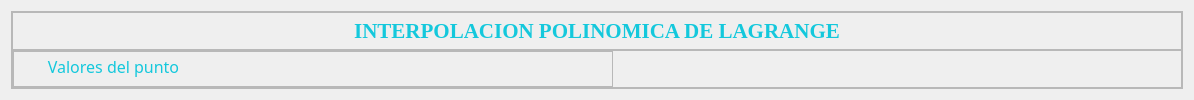
            <widget class="QWidget" name="page_lagrange">
             <layout class="QVBoxLayout" name="verticalLayout_18">
              <item>
               <widget class="QFrame" name="frame_35">
                <property name="frameShape">
                 <enum>QFrame::StyledPanel</enum>
                </property>
                <property name="frameShadow">
                 <enum>QFrame::Raised</enum>
                </property>
                <layout class="QVBoxLayout" name="verticalLayout_19">
                 <property name="spacing">
                  <number>0</number>
                 </property>
                 <property name="leftMargin">
                  <number>0</number>
                 </property>
                 <property name="topMargin">
                  <number>0</number>
                 </property>
                 <property name="rightMargin">
                  <number>0</number>
                 </property>
                 <property name="bottomMargin">
                  <number>0</number>
                 </property>
                 <item>
                  <widget class="QFrame" name="frame_36">
                   <property name="maximumSize">
                    <size>
                     <width>16777215</width>
                     <height>40</height>
                    </size>
                   </property>
                   <property name="frameShape">
                    <enum>QFrame::StyledPanel</enum>
                   </property>
                   <property name="frameShadow">
                    <enum>QFrame::Raised</enum>
                   </property>
                   <layout class="QHBoxLayout" name="horizontalLayout_20">
                    <property name="spacing">
                     <number>0</number>
                    </property>
                    <property name="leftMargin">
                     <number>0</number>
                    </property>
                    <property name="topMargin">
                     <number>0</number>
                    </property>
                    <property name="rightMargin">
                     <number>0</number>
                    </property>
                    <property name="bottomMargin">
                     <number>0</number>
                    </property>
                    <item>
                     <spacer name="horizontalSpacer_36">
                      <property name="orientation">
                       <enum>Qt::Horizontal</enum>
                      </property>
                      <property name="sizeHint" stdset="0">
                       <size>
                        <width>46</width>
                        <height>20</height>
                       </size>
                      </property>
                     </spacer>
                    </item>
                    <item>
                     <widget class="QLabel" name="labelTema_18">
                      <property name="font">
                       <font>
                        <family>Times New Roman</family>
                        <pointsize>16</pointsize>
                        <weight>75</weight>
                        <italic>false</italic>
                        <bold>true</bold>
                       </font>
                      </property>
                      <property name="styleSheet">
                       <string notr="true">color: rgb(20, 200, 220);</string>
                      </property>
                      <property name="text">
                       <string>INTERPOLACION POLINOMICA DE LAGRANGE</string>
                      </property>
                      <property name="alignment">
                       <set>Qt::AlignCenter</set>
                      </property>
                     </widget>
                    </item>
                    <item>
                     <spacer name="horizontalSpacer_37">
                      <property name="orientation">
                       <enum>Qt::Horizontal</enum>
                      </property>
                      <property name="sizeHint" stdset="0">
                       <size>
                        <width>45</width>
                        <height>20</height>
                       </size>
                      </property>
                     </spacer>
                    </item>
                   </layout>
                  </widget>
                 </item>
                 <item>
                  <widget class="QFrame" name="frame_37">
                   <property name="frameShape">
                    <enum>QFrame::StyledPanel</enum>
                   </property>
                   <property name="frameShadow">
                    <enum>QFrame::Raised</enum>
                   </property>
                   <layout class="QHBoxLayout" name="horizontalLayout_21">
                    <property name="spacing">
                     <number>0</number>
                    </property>
                    <property name="leftMargin">
                     <number>0</number>
                    </property>
                    <property name="topMargin">
                     <number>0</number>
                    </property>
                    <property name="rightMargin">
                     <number>0</number>
                    </property>
                    <property name="bottomMargin">
                     <number>0</number>
                    </property>
                    <item>
                     <widget class="QFrame" name="frame_38">
                      <property name="minimumSize">
                       <size>
                        <width>600</width>
                        <height>0</height>
                       </size>
                      </property>
                      <property name="styleSheet">
                       <string notr="true">QPushButton{
background-color:rgb(53, 53, 79);
color: rgb(20, 200, 220);
border-top-left-radius: 20px;
border-bottom-left-radius: 20px;
border-top-right-radius: 20px;
border-bottom-right-radius: 20px;
font: 75 12pt &quot;Arial Black&quot;;
}
QPushButton:hover{
background-color: rgb(20, 200, 220);
color: white;
border-top-left-radius: 20px;
border-bottom-left-radius: 20px;
border-top-right-radius: 20px;
border-bottom-right-radius: 20px;
font: 75 12pt &quot;Arial Black&quot;;
}</string>
                      </property>
                      <property name="frameShape">
                       <enum>QFrame::StyledPanel</enum>
                      </property>
                      <property name="frameShadow">
                       <enum>QFrame::Raised</enum>
                      </property>
                      <widget class="QLabel" name="labelTema_19">
                       <property name="geometry">
                        <rect>
                         <x>20</x>
                         <y>0</y>
                         <width>161</width>
                         <height>30</height>
                        </rect>
                       </property>
                       <property name="font">
                        <font>
                         <family>Arial Black</family>
                         <pointsize>12</pointsize>
                         <weight>9</weight>
                         <italic>false</italic>
                         <bold>false</bold>
                        </font>
                       </property>
                       <property name="styleSheet">
                        <string notr="true">font: 75 12pt &quot;Arial Black&quot;;
color: rgb(20, 200, 220);</string>
                       </property>
                       <property name="text">
                        <string>Valores del punto</string>
                       </property>
                       <property name="alignment">
                        <set>Qt::AlignCenter</set>
                       </property>
                      </widget>
                      <widget class="QLabel" name="labelTema_20">
                       <property name="geometry">
                        <rect>
                         <x>20</x>
                         <y>40</y>
                         <width>91</width>
                         <height>31</height>
                        </rect>
                       </property>
                       <property name="font">
                        <font>
                         <family>Arial Black</family>
                         <pointsize>12</pointsize>
                         <weight>9</weight>
                         <italic>false</italic>
                         <bold>false</bold>
                        </font>
                       </property>
                       <property name="styleSheet">
                        <string notr="true">font: 75 12pt &quot;Arial Black&quot;;
color: rgb(20, 200, 220);</string>
                       </property>
                       <property name="text">
                        <string>Valor X</string>
                       </property>
                       <property name="alignment">
                        <set>Qt::AlignCenter</set>
                       </property>
                      </widget>
                      <widget class="QLabel" name="labelTema_21">
                       <property name="geometry">
                        <rect>
                         <x>30</x>
                         <y>70</y>
                         <width>71</width>
                         <height>31</height>
                        </rect>
                       </property>
                       <property name="font">
                        <font>
                         <family>Arial Black</family>
                         <pointsize>12</pointsize>
                         <weight>9</weight>
                         <italic>false</italic>
                         <bold>false</bold>
                        </font>
                       </property>
                       <property name="styleSheet">
                        <string notr="true">font: 75 12pt &quot;Arial Black&quot;;
color: rgb(20, 200, 220);</string>
                       </property>
                       <property name="text">
                        <string>Valor Y</string>
                       </property>
                       <property name="alignment">
                        <set>Qt::AlignCenter</set>
                       </property>
                      </widget>
                      <widget class="QTextEdit" name="textValorX_3">
                       <property name="geometry">
                        <rect>
                         <x>120</x>
                         <y>40</y>
                         <width>111</width>
                         <height>31</height>
                        </rect>
                       </property>
                       <property name="font">
                        <font>
                         <family>Times New Roman</family>
                         <pointsize>10</pointsize>
                        </font>
                       </property>
                       <property name="styleSheet">
                        <string notr="true">border: 2px solid rgb(53, 53, 79); 
color: rgb(20, 200, 220);
border-top-left-radius: 20px;
border-bottom-left-radius: 20px;
border-top-right-radius: 20px;
border-bottom-right-radius: 20px;</string>
                       </property>
                      </widget>
                      <widget class="QTextEdit" name="textValorY">
                       <property name="geometry">
                        <rect>
                         <x>120</x>
                         <y>70</y>
                         <width>111</width>
                         <height>31</height>
                        </rect>
                       </property>
                       <property name="font">
                        <font>
                         <family>Times New Roman</family>
                         <pointsize>10</pointsize>
                        </font>
                       </property>
                       <property name="focusPolicy">
                        <enum>Qt::StrongFocus</enum>
                       </property>
                       <property name="styleSheet">
                        <string notr="true">border: 2px solid rgb(53, 53, 79); 
color: rgb(20, 200, 220);
border-top-left-radius: 20px;
border-bottom-left-radius: 20px;
border-top-right-radius: 20px;
border-bottom-right-radius: 20px;</string>
                       </property>
                      </widget>
                      <widget class="QPushButton" name="botonAgregar">
                       <property name="geometry">
                        <rect>
                         <x>250</x>
                         <y>50</y>
                         <width>91</width>
                         <height>41</height>
                        </rect>
                       </property>
                       <property name="font">
                        <font>
                         <family>Arial Black</family>
                         <pointsize>12</pointsize>
                         <weight>9</weight>
                         <italic>false</italic>
                         <bold>false</bold>
                        </font>
                       </property>
                       <property name="styleSheet">
                        <string notr="true"/>
                       </property>
                       <property name="text">
                        <string>Agregar</string>
                       </property>
                      </widget>
                      <widget class="QTextEdit" name="textPuntos">
                       <property name="geometry">
                        <rect>
                         <x>110</x>
                         <y>120</y>
                         <width>241</width>
                         <height>81</height>
                        </rect>
                       </property>
                       <property name="font">
                        <font>
                         <family>Times New Roman</family>
                         <pointsize>10</pointsize>
                        </font>
                       </property>
                       <property name="focusPolicy">
                        <enum>Qt::NoFocus</enum>
                       </property>
                       <property name="styleSheet">
                        <string notr="true">border: 2px solid rgb(53, 53, 79); 
color: rgb(20, 200, 220);
border-top-left-radius: 20px;
border-bottom-left-radius: 20px;
border-top-right-radius: 20px;
border-bottom-right-radius: 20px;</string>
                       </property>
                       <property name="readOnly">
                        <bool>true</bool>
                       </property>
                      </widget>
                      <widget class="QLabel" name="labelTema_22">
                       <property name="geometry">
                        <rect>
                         <x>10</x>
                         <y>140</y>
                         <width>91</width>
                         <height>30</height>
                        </rect>
                       </property>
                       <property name="font">
                        <font>
                         <family>Arial Black</family>
                         <pointsize>12</pointsize>
                         <weight>9</weight>
                         <italic>false</italic>
                         <bold>false</bold>
                        </font>
                       </property>
                       <property name="styleSheet">
                        <string notr="true">font: 75 12pt &quot;Arial Black&quot;;
color: rgb(20, 200, 220);</string>
                       </property>
                       <property name="text">
                        <string>Puntos</string>
                       </property>
                       <property name="alignment">
                        <set>Qt::AlignCenter</set>
                       </property>
                      </widget>
                      <widget class="QPushButton" name="botonBorrar">
                       <property name="geometry">
                        <rect>
                         <x>350</x>
                         <y>50</y>
                         <width>81</width>
                         <height>41</height>
                        </rect>
                       </property>
                       <property name="font">
                        <font>
                         <family>Arial Black</family>
                         <pointsize>12</pointsize>
                         <weight>9</weight>
                         <italic>false</italic>
                         <bold>false</bold>
                        </font>
                       </property>
                       <property name="styleSheet">
                        <string notr="true"/>
                       </property>
                       <property name="text">
                        <string>Borrar</string>
                       </property>
                      </widget>
                      <widget class="QLabel" name="labelTema_23">
                       <property name="geometry">
                        <rect>
                         <x>0</x>
                         <y>210</y>
                         <width>121</width>
                         <height>31</height>
                        </rect>
                       </property>
                       <property name="font">
                        <font>
                         <family>Arial Black</family>
                         <pointsize>12</pointsize>
                         <weight>9</weight>
                         <italic>false</italic>
                         <bold>false</bold>
                        </font>
                       </property>
                       <property name="styleSheet">
                        <string notr="true">font: 75 12pt &quot;Arial Black&quot;;
color: rgb(20, 200, 220);</string>
                       </property>
                       <property name="text">
                        <string>Valor X</string>
                       </property>
                       <property name="alignment">
                        <set>Qt::AlignCenter</set>
                       </property>
                      </widget>
                      <widget class="QTextEdit" name="textValorX2">
                       <property name="geometry">
                        <rect>
                         <x>120</x>
                         <y>210</y>
                         <width>141</width>
                         <height>31</height>
                        </rect>
                       </property>
                       <property name="font">
                        <font>
                         <family>Times New Roman</family>
                         <pointsize>10</pointsize>
                        </font>
                       </property>
                       <property name="focusPolicy">
                        <enum>Qt::StrongFocus</enum>
                       </property>
                       <property name="styleSheet">
                        <string notr="true">border: 2px solid rgb(53, 53, 79); 
color: rgb(20, 200, 220);
border-top-left-radius: 20px;
border-bottom-left-radius: 20px;
border-top-right-radius: 20px;
border-bottom-right-radius: 20px;</string>
                       </property>
                      </widget>
                      <widget class="QLabel" name="labelResultado_6">
                       <property name="geometry">
                        <rect>
                         <x>20</x>
                         <y>280</y>
                         <width>431</width>
                         <height>61</height>
                        </rect>
                       </property>
                       <property name="font">
                        <font>
                         <family>Times New Roman</family>
                         <pointsize>13</pointsize>
                         <weight>75</weight>
                         <bold>true</bold>
                        </font>
                       </property>
                       <property name="styleSheet">
                        <string notr="true">border: 2px solid rgb(53, 53, 79); 
color: rgb(20, 200, 220);
border-top-left-radius: 20px;
border-bottom-left-radius: 20px;
border-top-right-radius: 20px;
border-bottom-right-radius: 20px;</string>
                       </property>
                       <property name="text">
                        <string/>
                       </property>
                      </widget>
                      <widget class="QPushButton" name="botonResolver_2">
                       <property name="geometry">
                        <rect>
                         <x>470</x>
                         <y>290</y>
                         <width>111</width>
                         <height>41</height>
                        </rect>
                       </property>
                       <property name="font">
                        <font>
                         <family>Arial Black</family>
                         <pointsize>12</pointsize>
                         <weight>9</weight>
                         <italic>false</italic>
                         <bold>false</bold>
                        </font>
                       </property>
                       <property name="styleSheet">
                        <string notr="true"/>
                       </property>
                       <property name="text">
                        <string>Resolver</string>
                       </property>
                      </widget>
                      <widget class="QLabel" name="labelTema_24">
                       <property name="geometry">
                        <rect>
                         <x>180</x>
                         <y>250</y>
                         <width>121</width>
                         <height>21</height>
                        </rect>
                       </property>
                       <property name="font">
                        <font>
                         <family>Arial Black</family>
                         <pointsize>12</pointsize>
                         <weight>9</weight>
                         <italic>false</italic>
                         <bold>false</bold>
                        </font>
                       </property>
                       <property name="styleSheet">
                        <string notr="true">font: 75 12pt &quot;Arial Black&quot;;
color: rgb(20, 200, 220);</string>
                       </property>
                       <property name="text">
                        <string>Resultado</string>
                       </property>
                       <property name="alignment">
                        <set>Qt::AlignCenter</set>
                       </property>
                      </widget>
                      <widget class="QPushButton" name="botonPDFLagrange">
                       <property name="geometry">
                        <rect>
                         <x>460</x>
                         <y>50</y>
                         <width>121</width>
                         <height>41</height>
                        </rect>
                       </property>
                       <property name="font">
                        <font>
                         <family>Arial Black</family>
                         <pointsize>12</pointsize>
                         <weight>9</weight>
                         <italic>false</italic>
                         <bold>false</bold>
                        </font>
                       </property>
                       <property name="focusPolicy">
                        <enum>Qt::NoFocus</enum>
                       </property>
                       <property name="styleSheet">
                        <string notr="true"/>
                       </property>
                       <property name="text">
                        <string>Generar PDF</string>
                       </property>
                      </widget>
                     </widget>
                    </item>
                    <item>
                     <spacer name="horizontalSpacer_38">
                      <property name="orientation">
                       <enum>Qt::Horizontal</enum>
                      </property>
                      <property name="sizeHint" stdset="0">
                       <size>
                        <width>284</width>
                        <height>20</height>
                       </size>
                      </property>
                     </spacer>
                    </item>
                    <item>
                     <spacer name="horizontalSpacer_39">
                      <property name="orientation">
                       <enum>Qt::Horizontal</enum>
                      </property>
                      <property name="sizeHint" stdset="0">
                       <size>
                        <width>284</width>
                        <height>20</height>
                       </size>
                      </property>
                     </spacer>
                    </item>
                   </layout>
                  </widget>
                 </item>
                </layout>
               </widget>
              </item>
             </layout>
            </widget>
